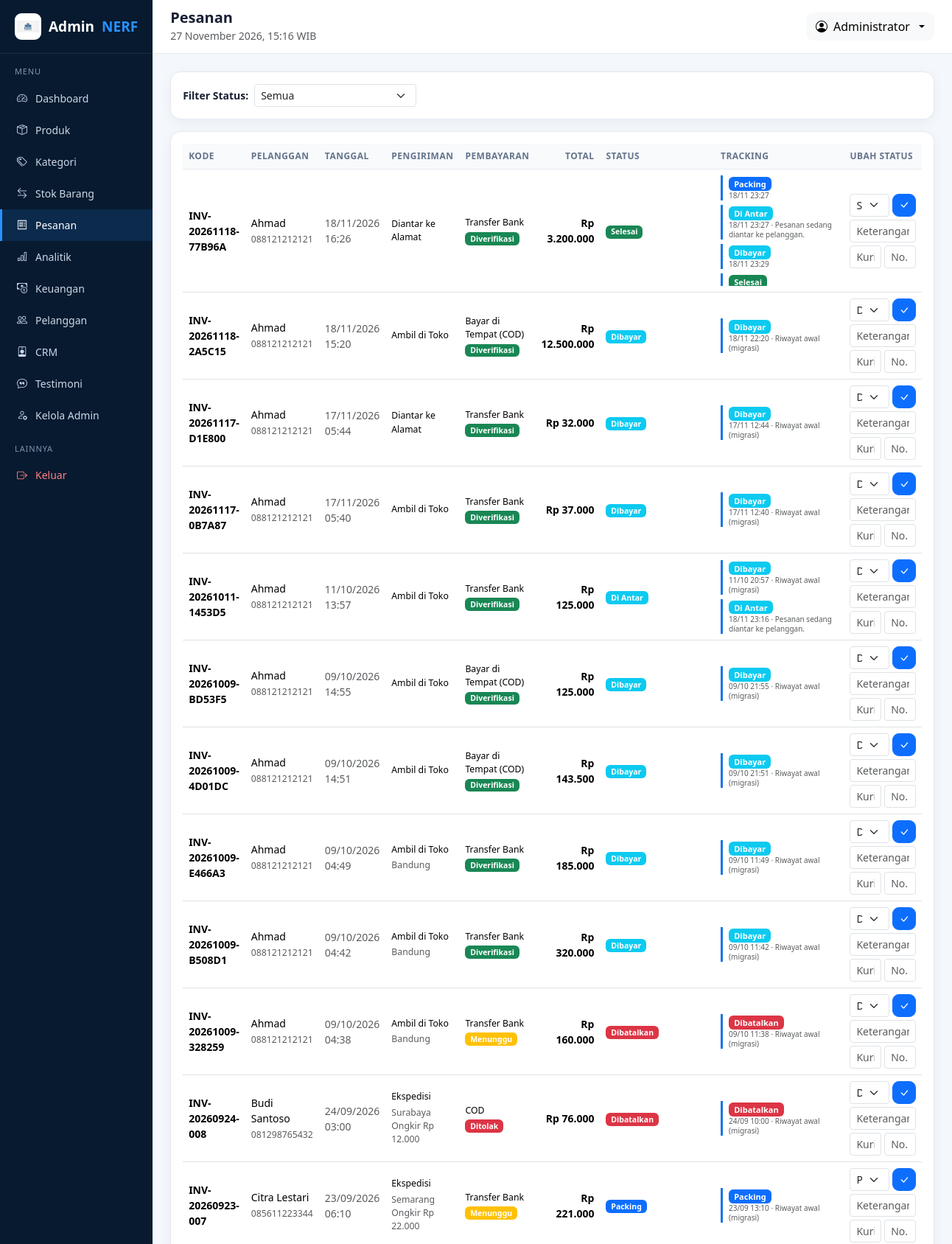
Page /admin/pesanan.php (signed in, upper part) on the committed database.
### tables this page shows
CREATE TABLE `pesanan` (
  `id_pesanan` int NOT NULL AUTO_INCREMENT,
  `kode_pesanan` varchar(50) NOT NULL,
  `id_pelanggan` int NOT NULL,
  `id_alamat` int DEFAULT NULL,
  `nama_penerima` varchar(100) DEFAULT NULL,
  `nomor_hp` varchar(20) DEFAULT NULL,
  `alamat` text,
  `kota` varchar(100) DEFAULT NULL,
  `catatan` varchar(255) DEFAULT NULL,
  `tanggal_pesanan` timestamp NOT NULL DEFAULT CURRENT_TIMESTAMP,
  `subtotal` decimal(15,2) DEFAULT '0.00',
  `ongkir` decimal(15,2) DEFAULT '0.00',
  `diskon` decimal(15,2) DEFAULT '0.00',
  `total` decimal(15,2) DEFAULT '0.00',
  `metode_pembayaran` varchar(50) DEFAULT NULL,
  `metode_pengiriman` varchar(50) DEFAULT NULL,
  `status_pesanan` enum('Menunggu Pembayaran','Dibayar','Diproses','Sedang Disiapkan','Packing','Di Antar','Dikirim','Selesai','Dibatalkan','Retur') DEFAULT 'Menunggu Pembayaran',
  PRIMARY KEY (`id_pesanan`),
  UNIQUE KEY `kode_pesanan` (`kode_pesanan`),
  KEY `id_pelanggan` (`id_pelanggan`),
  CONSTRAINT `pesanan_ibfk_1` FOREIGN KEY (`id_pelanggan`) REFERENCES `pelanggan` (`id_pelanggan`)
);

CREATE TABLE `pelanggan` (
  `id_pelanggan` int NOT NULL AUTO_INCREMENT,
  `nama_lengkap` varchar(100) NOT NULL,
  `email` varchar(100) NOT NULL,
  `password` varchar(255) NOT NULL,
  `nomor_hp` varchar(20) DEFAULT NULL,
  `foto` varchar(255) DEFAULT NULL,
  `status` enum('Aktif','Nonaktif') DEFAULT 'Aktif',
  `dibuat_pada` timestamp NOT NULL DEFAULT CURRENT_TIMESTAMP,
  PRIMARY KEY (`id_pelanggan`),
  UNIQUE KEY `email` (`email`)
);

CREATE TABLE `pembayaran` (
  `id_pembayaran` int NOT NULL AUTO_INCREMENT,
  `id_pesanan` int NOT NULL,
  `metode` varchar(50) NOT NULL,
  `jumlah` decimal(15,2) NOT NULL,
  `bukti_pembayaran` varchar(255) DEFAULT NULL,
  `tanggal_pembayaran` timestamp NULL DEFAULT NULL,
  `status` enum('Menunggu','Diverifikasi','Ditolak') DEFAULT 'Menunggu',
  PRIMARY KEY (`id_pembayaran`),
  KEY `id_pesanan` (`id_pesanan`),
  CONSTRAINT `pembayaran_ibfk_1` FOREIGN KEY (`id_pesanan`) REFERENCES `pesanan` (`id_pesanan`) ON DELETE CASCADE
);

CREATE TABLE `riwayat_status_pesanan` (
  `id_riwayat` int NOT NULL AUTO_INCREMENT,
  `id_pesanan` int NOT NULL,
  `status_lama` varchar(40) DEFAULT NULL,
  `status_baru` varchar(40) NOT NULL,
  `keterangan` varchar(255) DEFAULT NULL,
  `petugas` varchar(100) NOT NULL DEFAULT 'Admin',
  `dibuat_pada` datetime NOT NULL DEFAULT CURRENT_TIMESTAMP,
  PRIMARY KEY (`id_riwayat`),
  KEY `id_pesanan` (`id_pesanan`,`dibuat_pada`)
);

### config/fungsi/url.php (called while the page is built)
<?php
function base_url(): string
{
    static $base = null;
    if ($base !== null) {
        return $base;
    }
    $dir = str_replace('\\', '/', dirname(str_replace('\\', '/', $_SERVER['SCRIPT_NAME'] ?? '/')));
    $dir = ($dir === '/' || $dir === '.') ? '' : rtrim($dir, '/');
    if (basename($dir) === 'admin') {
        $dir = str_replace('\\', '/', dirname($dir));
        $dir = ($dir === '/' || $dir === '.') ? '' : rtrim($dir, '/');
    }
    $base = $dir;
    return $base;
}
function root_url(string $file = ''): string
{
    return (base_url() ?: '') . '/' . ltrim($file, '/');
}
function img_url(string $file): string
{
    $path = __DIR__ . '/../../' . ltrim($file, '/');
    $v    = is_file($path) ? filemtime($path) : 0;
    return root_url($file) . '?v=' . $v;
}
function aset_url(string $file): string
{
    $path = __DIR__ . '/../../assets/' . ltrim($file, '/');
    $v    = is_file($path) ? filemtime($path) : 0;
    return root_url('assets/' . ltrim($file, '/')) . '?v=' . $v;
}

### config/fungsi/teks.php (called while the page is built, shortened)
<?php
function e($value): string
{
    return htmlspecialchars((string)($value ?? ''), ENT_QUOTES, 'UTF-8');
}
function rupiah($angka): string
{
    return 'Rp ' . number_format((float)$angka, 0, ',', '.');
}

### config/fungsi/auth.php (called while the page is built, shortened)
<?php
function sudah_login(): bool
{
    return isset($_SESSION['admin_id']);
}
function admin_saat_ini(): ?array
{
    static $cache = null;
    if ($cache !== null) {
        return $cache;
    }
    global $koneksi;
    $stmt = $koneksi->prepare('SELECT * FROM admin WHERE id_admin = ? LIMIT 1');
    $stmt->bind_param('i', $_SESSION['admin_id']);
    $stmt->execute();
    $cache = $stmt->get_result()->fetch_assoc() ?: null;
    return $cache;
}
function butuh_role(array $roles): void
{
    $admin = admin_saat_ini();
}

### admin/pesanan.php (the view, shortened to what this page needs)
<?php
require_once __DIR__ . '/../config/fungsi.php';
butuh_role(['Super Admin', 'Admin', 'Kasir', 'Customer Service']);
$judul = 'Pesanan';
$status_valid = [
    'Menunggu Pembayaran', 'Dibayar', 'Diproses', 'Sedang Disiapkan',
    'Packing', 'Di Antar', 'Dikirim', 'Selesai', 'Dibatalkan', 'Retur',
];
$warna = [
    'Menunggu Pembayaran' => 'warning', 'Dibayar' => 'info', 'Diproses' => 'primary',
    'Sedang Disiapkan' => 'primary', 'Packing' => 'primary', 'Di Antar' => 'info',
    'Dikirim' => 'primary', 'Selesai' => 'success',
    'Dibatalkan' => 'danger', 'Retur' => 'dark',
];
$sql = 'SELECT p.*, pl.nama_lengkap, pl.nomor_hp,
               b.metode AS metode_bayar, b.status AS status_bayar
        FROM pesanan p
        LEFT JOIN pelanggan pl ON pl.id_pelanggan = p.id_pelanggan
        LEFT JOIN pembayaran b ON b.id_pesanan = p.id_pesanan';
$sql .= ' ORDER BY p.id_pesanan DESC LIMIT 100';
$stmt = $koneksi->prepare($sql);
$stmt->execute();
$pesanan = $stmt->get_result()->fetch_all(MYSQLI_ASSOC);
$riwayat_per_pesanan = [];
if ($pesanan) {
    $ids = array_column($pesanan, 'id_pesanan');
    $placeholder = implode(',', array_fill(0, count($ids), '?'));
    $rh = $koneksi->prepare(
        'SELECT id_pesanan, status_lama, status_baru, keterangan, petugas, dibuat_pada
         FROM riwayat_status_pesanan
         WHERE id_pesanan IN (' . $placeholder . ')
         ORDER BY id_pesanan, id_riwayat'
    );
    $rh->bind_param(str_repeat('i', count($ids)), ...$ids);
    $rh->execute();
    foreach ($rh->get_result()->fetch_all(MYSQLI_ASSOC) as $row) {
        $riwayat_per_pesanan[$row['id_pesanan']][] = $row;
    }
}
include __DIR__ . '/layout/header.php';
?>
<div class="card-panel p-3 mb-3">
    <form method="get" class="d-flex gap-2 align-items-center flex-wrap">
        <label class="form-label small fw-semibold mb-0">Filter Status:</label>
        <select name="status" class="form-select form-select-sm" style="max-width:220px" onchange="this.form.submit()">
            <option value="">Semua</option>
        </select>
    </form>
</div>
<div class="card-panel p-3">
    <div class="table-responsive">
        <table class="table align-middle mb-0">
            <thead>
                <tr>
                    <th>Kode</th><th>Pelanggan</th><th>Tanggal</th>
                    <th>Pengiriman</th><th>Pembayaran</th>
                    <th class="text-end">Total</th><th>Status</th>
                    <th style="width:230px">Tracking</th>
                    <th style="width:300px">Ubah Status</th>
                </tr>
            </thead>
            <tbody>
                <?php foreach ($pesanan as $p): ?>
                    <tr>
                        <td class="fw-semibold"><?= e($p['kode_pesanan']) ?></td>
                        <td>
                            <?= e($p['nama_lengkap'] ?? '-') ?>
                            <br><small class="text-muted"><?= e($p['nomor_hp'] ?? '-') ?></small>
                        </td>
                        <td class="text-muted small"><?= date('d/m/Y H:i', strtotime($p['tanggal_pesanan'])) ?></td>
                        <td>
                            <div class="small"><?= e($p['metode_pengiriman'] ?: '-') ?></div>
                            <?php if ($p['kota']): ?>
                                <small class="text-muted"><?= e($p['kota']) ?></small>
                            <?php endif; ?>
                            <?php if ((float)$p['ongkir'] > 0): ?>
                                <small class="text-muted d-block">Ongkir <?= rupiah($p['ongkir']) ?></small>
                            <?php endif; ?>
                        </td>
                        <td>
                            <div class="small"><?= e($p['metode_bayar'] ?: '-') ?></div>
                            <?php if ($p['status_bayar']): ?>
                                <span class="badge bg-<?= ['Menunggu' => 'warning', 'Diverifikasi' => 'success', 'Ditolak' => 'danger'][$p['status_bayar']] ?? 'secondary' ?>">
                                    <?= e($p['status_bayar']) ?>
                                </span>
                            <?php endif; ?>
                        </td>
                        <td class="text-end fw-semibold"><?= rupiah($p['total']) ?></td>
                        <td><span class="badge bg-<?= $warna[$p['status_pesanan']] ?? 'secondary' ?>"><?= e($p['status_pesanan']) ?></span></td>
                        <td>
                            <div class="tracking-list">
                                <?php $riwayat = $riwayat_per_pesanan[$p['id_pesanan']] ?? []; ?>
                                <?php if (!$riwayat): ?>
                                    <small class="text-muted">Belum ada riwayat.</small>
                                <?php else: ?>
                                    <?php foreach ($riwayat as $tr): ?>
                                        <div class="tracking-item">
                                            <span class="badge bg-<?= $warna[$tr['status_baru']] ?? 'secondary' ?>">
                                                <?= e($tr['status_baru']) ?>
                                            </span>
                                            <small class="text-muted d-block">
                                                <?= date('d/m H:i', strtotime($tr['dibuat_pada'])) ?>
                                                <?php if ($tr['keterangan']): ?>
                                                    · <?= e($tr['keterangan']) ?>
                                                <?php endif; ?>
                                            </small>
                                        </div>
                                    <?php endforeach; ?>
                                <?php endif; ?>
                            </div>
                        </td>
                        <td>
                            <form method="post" class="d-flex flex-column gap-1">
                                <div class="d-flex gap-1">
                                    <select name="status_pesanan" class="form-select form-select-sm">
                                        <?php foreach ($status_valid as $s): ?>
                                            <option <?= $p['status_pesanan'] === $s ? 'selected' : '' ?>><?= e($s) ?></option>
                                        <?php endforeach; ?>
                                    </select>
                                    <button class="btn btn-sm btn-primary"><i class="bi bi-check-lg"></i></button>
                                </div>
                                <input type="text" name="keterangan" class="form-control form-control-sm"
                                       placeholder="Keterangan tracking (opsional)">
                                <div class="d-flex gap-1">
                                    <input type="text" name="kurir" class="form-control form-control-sm"
                                           placeholder="Kurir">
                                    <input type="text" name="nomor_resi" class="form-control form-control-sm"
                                           placeholder="No. Resi">
                                </div>
                            </form>
                        </td>
                    </tr>
                <?php endforeach; ?>
            </tbody>
        </table>
    </div>
</div>
<?php include __DIR__ . '/layout/footer.php'; ?>

### admin/layout/header.php (shortened to what this page needs)
<?php
$admin = admin_saat_ini();
$menu = [
    ['Berkas' => 'index.php',    'Ikon' => 'bi-speedometer2',     'Label' => 'Dashboard'],
    ['Berkas' => 'produk.php',   'Ikon' => 'bi-box-seam',         'Label' => 'Produk'],
    ['Berkas' => 'kategori.php', 'Ikon' => 'bi-tags',             'Label' => 'Kategori'],
    ['Berkas' => 'stok.php',     'Ikon' => 'bi-arrow-left-right', 'Label' => 'Stok Barang'],
    ['Berkas' => 'pesanan.php',  'Ikon' => 'bi-receipt',          'Label' => 'Pesanan'],
    ['Berkas' => 'analitik.php', 'Ikon' => 'bi-bar-chart',        'Label' => 'Analitik'],
    ['Berkas' => 'keuangan.php', 'Ikon' => 'bi-cash-coin',        'Label' => 'Keuangan'],
    ['Berkas' => 'pelanggan.php','Ikon' => 'bi-people',           'Label' => 'Pelanggan'],
    ['Berkas' => 'crm.php',      'Ikon' => 'bi-person-badge',     'Label' => 'CRM'],
    ['Berkas' => 'testimoni.php','Ikon' => 'bi-chat-quote',       'Label' => 'Testimoni'],
    ['Berkas' => 'user.php',     'Ikon' => 'bi-person-gear',      'Label' => 'Kelola Admin'],
];
$halaman = basename($_SERVER['PHP_SELF']);
?>
<!DOCTYPE html>
<html lang="id">
<head>
    <link href="https://cdn.jsdelivr.net/npm/bootstrap@5.3.3/dist/css/bootstrap.min.css" rel="stylesheet">
    <link href="https://cdn.jsdelivr.net/npm/bootstrap-icons@1.11.3/font/bootstrap-icons.css" rel="stylesheet">
    <link href="<?= aset_url('css/admin.css') ?>" rel="stylesheet">
</head>
<body>
<div class="d-flex">
    <aside class="sidebar d-none d-lg-block">
        <a href="../beranda.php" class="brand">
            <div class="logo-box"><img src="<?= img_url('TokoLogo.png') ?>" alt="Logo" onerror="this.remove()"></div>
            Admin <span>NERF</span>
        </a>
        <div class="nav-section">Menu</div>
        <nav class="nav flex-column">
            <?php foreach ($menu as $m): ?>
                <a class="nav-link <?= $halaman === $m['Berkas'] ? 'active' : '' ?>" href="<?= $m['Berkas'] ?>">
                    <i class="bi <?= $m['Ikon'] ?>"></i> <?= $m['Label'] ?>
                </a>
            <?php endforeach; ?>
        </nav>
        <div class="nav-section">Lainnya</div>
        <nav class="nav flex-column">
            <a class="nav-link" href="../keluar.php" style="color:#ff8080">
                <i class="bi bi-box-arrow-right"></i> Keluar
            </a>
        </nav>
    </aside>
    <div class="flex-grow-1">
        <header class="topbar d-flex justify-content-between align-items-center">
            <div>
                <h5 class="mb-0 fw-bold"><?= e($judul ?? 'Dashboard') ?></h5>
                <small class="text-muted"><?= date('d F Y, H:i') ?> WIB</small>
            </div>
            <div class="dropdown">
                <button class="btn btn-light dropdown-toggle d-flex align-items-center gap-2" data-bs-toggle="dropdown">
                    <i class="bi bi-person-circle"></i>
                    <span><?= e($admin['nama_lengkap'] ?? 'Admin') ?></span>
                </button>
            </div>
        </header>
        <main class="content">

### assets/css/admin.css (style rules this page uses)
body { font-family: "Segoe UI", Arial, sans-serif; background: #f4f7fb; color: #172033; }
.sidebar { width: 250px; background: #071a2f; color: #cbd8e8; min-height: 100vh; }
.sidebar .brand { color: #fff; font-weight: 800; font-size: 19px; text-decoration: none; display: flex; align-items: center; gap: 10px; padding: 18px 20px; border-bottom: 1px solid rgba(255, 255, 255, .08); }
.sidebar .brand span { color: #2991ff; }
.logo-box { width: 36px; height: 36px; border-radius: 9px; overflow: hidden; flex-shrink: 0; display: flex; align-items: center; justify-content: center; }
.logo-box img { width: 100%; height: 100%; object-fit: contain; background: #fff; padding: 3px; }
.sidebar .nav-link { color: #cbd8e8; font-size: 14px; padding: 11px 20px; display: flex; align-items: center; gap: 11px; border-left: 3px solid transparent; }
.sidebar .nav-link.active { background: rgba(41, 145, 255, .14); color: #fff; border-left-color: #2991ff; }
.sidebar .nav-section { font-size: 11px; text-transform: uppercase; letter-spacing: .08em; color: #7f93ab; padding: 16px 20px 6px; }
.topbar { background: #fff; border-bottom: 1px solid #e5eaf1; padding: 12px 24px; }
.content { padding: 24px; }
.card-panel { background: #fff; border: 1px solid #e5eaf1; border-radius: 14px; box-shadow: 0 4px 16px rgba(7, 26, 47, .05); }
.table thead th { font-size: 12px; text-transform: uppercase; letter-spacing: .04em; color: #64748b; background: #f8fafc; border-bottom: 1px solid #e5eaf1; }
.table td { vertical-align: middle; font-size: 14px; }
.btn { border-radius: 9px; }
.tracking-list { max-height: 150px; overflow-y: auto; display: flex; flex-direction: column; gap: 6px; }
.tracking-item { border-left: 3px solid #1473e6; padding-left: 8px; }
.tracking-item .badge { font-size: 11px; }
.tracking-item small { font-size: 10px; line-height: 1.3; }

### rows in the picture
pesanan: kode_pesanan "INV-20261118-77B96A", id_pelanggan.nama_lengkap "Ahmad", id_pelanggan.nomor_hp "088121212121", tanggal_pesanan "18/11/2026 16:26", metode_pengiriman "Diantar ke Alamat", pembayaran.metode "Transfer Bank", pembayaran.status "Diverifikasi", total "Rp 3.200.000", status_pesanan "Selesai"
riwayat_status_pesanan: status_baru "Packing", dibuat_pada "18/11 23:27"
riwayat_status_pesanan: status_baru "Di Antar", dibuat_pada "18/11 23:27", keterangan "Pesanan sedang diantar ke pelanggan."
riwayat_status_pesanan: status_baru "Dibayar", dibuat_pada "18/11 23:29"
riwayat_status_pesanan: status_baru "Selesai"
pesanan: kode_pesanan "INV-20261118-2A5C15", id_pelanggan.nama_lengkap "Ahmad", id_pelanggan.nomor_hp "088121212121", tanggal_pesanan "18/11/2026 15:20", metode_pengiriman "Ambil di Toko", pembayaran.metode "Bayar di Tempat (COD)", pembayaran.status "Diverifikasi", total "Rp 12.500.000", status_pesanan "Dibayar"
riwayat_status_pesanan: status_baru "Dibayar", dibuat_pada "18/11 22:20", keterangan "Riwayat awal (migrasi)"
pesanan: kode_pesanan "INV-20261117-D1E800", id_pelanggan.nama_lengkap "Ahmad", id_pelanggan.nomor_hp "088121212121", tanggal_pesanan "17/11/2026 05:44", metode_pengiriman "Diantar ke Alamat", pembayaran.metode "Transfer Bank", pembayaran.status "Diverifikasi", total "Rp 32.000", status_pesanan "Dibayar"
riwayat_status_pesanan: status_baru "Dibayar", dibuat_pada "17/11 12:44", keterangan "Riwayat awal (migrasi)"
pesanan: kode_pesanan "INV-20261117-0B7A87", id_pelanggan.nama_lengkap "Ahmad", id_pelanggan.nomor_hp "088121212121", tanggal_pesanan "17/11/2026 05:40", metode_pengiriman "Ambil di Toko", pembayaran.metode "Transfer Bank", pembayaran.status "Diverifikasi", total "Rp 37.000", status_pesanan "Dibayar"
riwayat_status_pesanan: status_baru "Dibayar", dibuat_pada "17/11 12:40", keterangan "Riwayat awal (migrasi)"
pesanan: kode_pesanan "INV-20261011-1453D5", id_pelanggan.nama_lengkap "Ahmad", id_pelanggan.nomor_hp "088121212121", tanggal_pesanan "11/10/2026 13:57", metode_pengiriman "Ambil di Toko", pembayaran.metode "Transfer Bank", pembayaran.status "Diverifikasi", total "Rp 125.000", status_pesanan "Di Antar"
riwayat_status_pesanan: status_baru "Dibayar", dibuat_pada "11/10 20:57", keterangan "Riwayat awal (migrasi)"
riwayat_status_pesanan: status_baru "Di Antar", dibuat_pada "18/11 23:16", keterangan "Pesanan sedang diantar ke pelanggan."
pesanan: kode_pesanan "INV-20261009-BD53F5", id_pelanggan.nama_lengkap "Ahmad", id_pelanggan.nomor_hp "088121212121", tanggal_pesanan "09/10/2026 14:55", metode_pengiriman "Ambil di Toko", pembayaran.metode "Bayar di Tempat (COD)", pembayaran.status "Diverifikasi", total "Rp 125.000", status_pesanan "Dibayar"
riwayat_status_pesanan: status_baru "Dibayar", dibuat_pada "09/10 21:55", keterangan "Riwayat awal (migrasi)"
pesanan: kode_pesanan "INV-20261009-4D01DC", id_pelanggan.nama_lengkap "Ahmad", id_pelanggan.nomor_hp "088121212121", tanggal_pesanan "09/10/2026 14:51", metode_pengiriman "Ambil di Toko", pembayaran.metode "Bayar di Tempat (COD)", pembayaran.status "Diverifikasi", total "Rp 143.500", status_pesanan "Dibayar"
riwayat_status_pesanan: status_baru "Dibayar", dibuat_pada "09/10 21:51", keterangan "Riwayat awal (migrasi)"
pesanan: kode_pesanan "INV-20261009-E466A3", id_pelanggan.nama_lengkap "Ahmad", id_pelanggan.nomor_hp "088121212121", tanggal_pesanan "09/10/2026 04:49", metode_pengiriman "Ambil di Toko", kota "Bandung", pembayaran.metode "Transfer Bank", pembayaran.status "Diverifikasi", total "Rp 185.000", status_pesanan "Dibayar"
riwayat_status_pesanan: status_baru "Dibayar", dibuat_pada "09/10 11:49", keterangan "Riwayat awal (migrasi)"
pesanan: kode_pesanan "INV-20261009-B508D1", id_pelanggan.nama_lengkap "Ahmad", id_pelanggan.nomor_hp "088121212121", tanggal_pesanan "09/10/2026 04:42", metode_pengiriman "Ambil di Toko", kota "Bandung", pembayaran.metode "Transfer Bank", pembayaran.status "Diverifikasi", total "Rp 320.000", status_pesanan "Dibayar"
riwayat_status_pesanan: status_baru "Dibayar", dibuat_pada "09/10 11:42", keterangan "Riwayat awal (migrasi)"
pesanan: kode_pesanan "INV-20261009-328259", id_pelanggan.nama_lengkap "Ahmad", id_pelanggan.nomor_hp "088121212121", tanggal_pesanan "09/10/2026 04:38", metode_pengiriman "Ambil di Toko", kota "Bandung", pembayaran.metode "Transfer Bank", pembayaran.status "Menunggu", total "Rp 160.000", status_pesanan "Dibatalkan"
riwayat_status_pesanan: status_baru "Dibatalkan", dibuat_pada "09/10 11:38", keterangan "Riwayat awal (migrasi)"
pesanan: kode_pesanan "INV-20260924-008", id_pelanggan.nama_lengkap "Budi Santoso", id_pelanggan.nomor_hp "081298765432", tanggal_pesanan "24/09/2026 03:00", metode_pengiriman "Ekspedisi", kota "Surabaya", ongkir "Rp 12.000", pembayaran.metode "COD", pembayaran.status "Ditolak", total "Rp 76.000", status_pesanan "Dibatalkan"
riwayat_status_pesanan: status_baru "Dibatalkan", dibuat_pada "24/09 10:00", keterangan "Riwayat awal (migrasi)"
pesanan: kode_pesanan "INV-20260923-007", id_pelanggan.nama_lengkap "Citra Lestari", id_pelanggan.nomor_hp "085611223344", tanggal_pesanan "23/09/2026 06:10", metode_pengiriman "Ekspedisi", kota "Semarang", ongkir "Rp 22.000", pembayaran.metode "Transfer Bank", pembayaran.status "Menunggu", total "Rp 221.000", status_pesanan "Packing"
riwayat_status_pesanan: status_baru "Packing", dibuat_pada "23/09 13:10", keterangan "Riwayat awal (migrasi)"

### other values in the picture
$m['Label'] "Dashboard"
$m['Label'] "Produk"
$m['Label'] "Kategori"
$m['Label'] "Stok Barang"
$m['Label'] "Pesanan"
$m['Label'] "Analitik"
$m['Label'] "Keuangan"
$m['Label'] "Pelanggan"
$m['Label'] "CRM"
$m['Label'] "Testimoni"
$m['Label'] "Kelola Admin"
$judul "Pesanan"
$admin['nama_lengkap'] "Administrator"
form field status_pesanan "Selesai"
form field status_pesanan "Dibayar"
